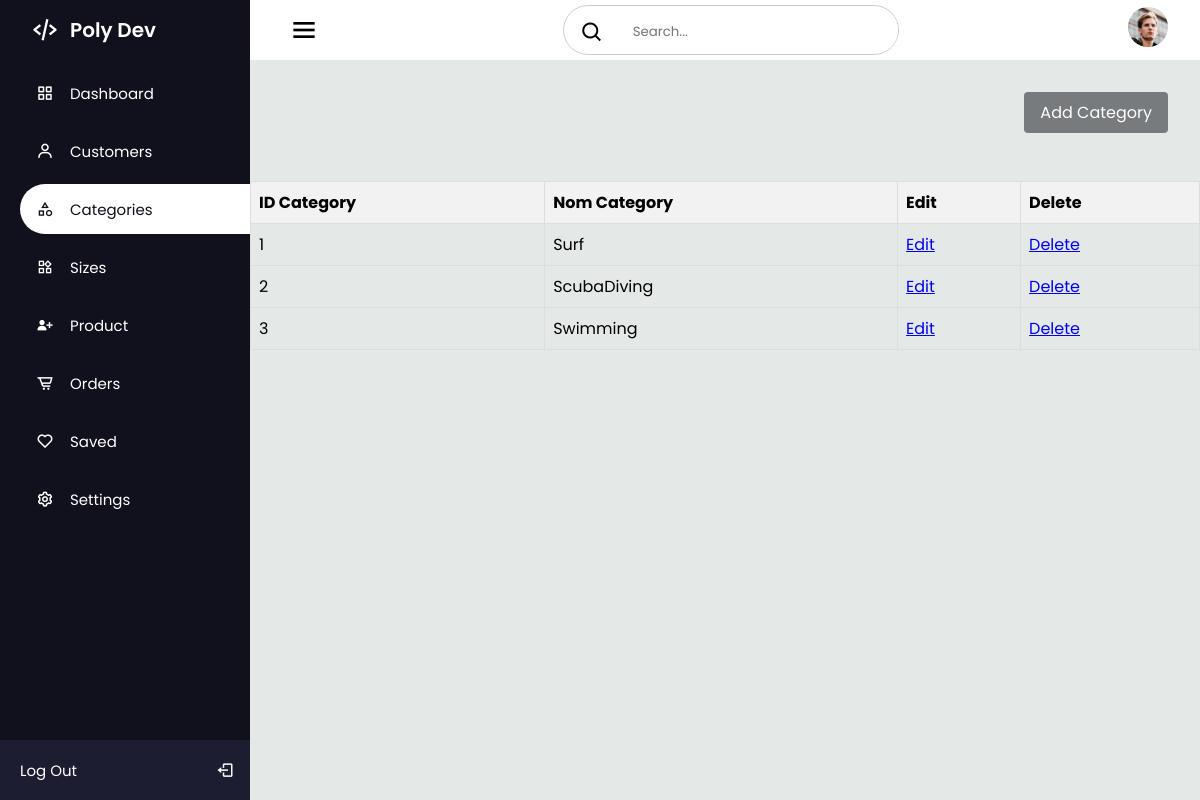
Page /Admin_dashboard/codeadmin/categories.php (signed in) on the committed database.
### tables this page shows
CREATE TABLE IF NOT EXISTS `category` (
  `id_cat` int NOT NULL AUTO_INCREMENT,
  `nom_cat` varchar(30) NOT NULL,
  PRIMARY KEY (`id_cat`)
);

### Admin_dashboard/codeadmin/categories.php (the view, shortened to what this page needs)
<?php include'../../config/config.php';
?>
<!DOCTYPE html>
<html lang="en">
<head>
  <link rel="stylesheet" href="main.css">
  <link href='https://unpkg.com/boxicons@2.1.1/css/boxicons.min.css' rel='stylesheet'>
</head>
<body>
  <div class="sidebar">
    <div class="logo_details">
      <i class='bx bx-code-alt'></i>
      <div class="logo_name">
        Poly Dev
      </div>
    </div>
    <ul>
      <li>
        <a href="index.php" >
          <i class='bx bx-grid-alt'></i>
          <span class="links_name">
            Dashboard
          </span>
        </a>
      </li>
      <li>
        <a href="customers.php" >
          <i class='bx bx-user'></i>
          <span class="links_name">
            Customers
          </span>
        </a>
      </li>
      <li>
        <a href="categories.php" class="active">
          <i  class="material-symbols-outlined"> category</i>
          <span class="links_name">
            Categories
          </span>
        </a>
      </li>
      <li>
        <a href="sizes.php">
          <i  class="material-symbols-outlined"> widgets  </i>
          <span class="links_name">
            Sizes
          </span>
        </a>
      </li>
      <li>
        <a href="product.php">
          <i class='bx bxs-user-plus'></i>
          <span class="links_name">
            Product
          </span>
        </a>
      </li>
      <li>
        <a href="#">
          <i class='bx bx-cart-alt'></i>
          <span class="links_name">
            Orders
          </span>
        </a>
      </li>
      <li>
        <a href="#">
          <i class='bx bx-heart'></i>
          <span class="links_name">
            Saved
          </span>
        </a>
      </li>
      <li>
        <a href="#">
          <i class='bx bx-cog'></i>
          <span class="links_name">
            Settings
          </span>
        </a>
      </li>
      <li class="login">
    <a href="../../index.php">
      <span class="links_name login_out" onclick="event.preventDefault(); window.location.href='../../index.php';">
        Log Out
      </span>
      <i class='bx bx-log-out' id="log_out"></i>
    </a>
  </li>
</ul>
  </div>
  <section class="home_section">
    <div class="topbar">
      <div class="toggle">
        <i class='bx bx-menu' id="btn"></i>
      </div>
      <div class="search_wrapper">
        <label>
          <span>
            <i class='bx bx-search'></i>
          </span>
          <input type="search" placeholder="Search...">
        </label>
      </div>
      <div class="user_wrapper">
      <img src="../img/user.jpg" alt="">
      </div>
    </div>
    <div class="container-buttons">
         <button type="button" class="addcat-button">Add Category</button>
    </div>
    <div class="table_div">
      <table id="categories">
      <?php
$query = "SELECT * FROM category LIMIT 5";
echo '<table border="0" cellspacing="2" cellpadding="2">
      <tr>
          <th> <font face="Arial">ID Category</font> </th>
          <th> <font face="Arial">Nom Category</font> </th>
          <th> <font face="Arial">Edit</font> </th>
          <th> <font face="Arial">Delete</font> </th>
      </tr>';
if ($result = $conn->query($query)) {
  while ($row = $result->fetch_assoc()) {
      $field1name = $row["id_cat"];
      $field2name = $row["nom_cat"];
      echo '<tr>
        <td>'.$field1name.'</td>
        <td>'.$field2name.'</td>
        <td><a href="#"> Edit</a></td>
        <td> <a href="deletecat.php?id='.$field1name.'">Delete</a> </td>
      </tr>';
  }
}
?>
</table>
</div>
  </section>
</body>
</html>

### Admin_dashboard/codeadmin/main.css (style rules this page uses)
:root { --dark-blue: #11101D; --white-blue: #1D1D31; --white: #fff; --gray: #8390a2; }
* { margin: 0; padding: 0; box-sizing: border-box; font-family: 'Poppins', sans-serif; }
.sidebar { position: fixed; left: 0; top: 0; width: 250px; height: 100%; padding-left: 20px; background: var(--dark-blue); transition: all 0.5s ease; z-index: 99; }
.sidebar .logo_details { position: relative; height: 60px; display: flex; align-items: center; }
.sidebar li { position: relative; margin: 8px 0; list-style: none; }
.sidebar i { position: relative; height: 60px; min-width: 50px; font-size: 28px; line-height: 60px; text-align: center; color: var(--white); }
.sidebar .logo_details .logo_name { font-size: 20px; font-weight: 600; color: var(--white); transition: all 0.5s ease; }
.sidebar ul li a i { position: relative; height: 50px; font-size: 18px; line-height: 50px; }
.sidebar ul li a { width: 100%; height: 100%; display: flex; align-items: center; text-decoration: none; border-radius: 30px 0px 0px 30px; transition: all 0.5s ease; }
.sidebar ul li a .links_name { font-size: 15px; font-weight: 400; color: var(--white); transition: 0.4s; }
.sidebar li.login { position: fixed; width: 250px; height: 60px; left: 0; bottom: -8px; padding: 20px 20px; background: var(--white-blue); transition: all 0.5s ease; }
.sidebar .login #log_out { position: absolute; height: 60px; right: 0; top: 50%; transform: translateY(-50%); line-height: 60px; transition: all 0.5s ease; }
.sidebar li a.active { background: var(--white); }
.sidebar li a.active .links_name, .sidebar li a.active i { color: var(--dark-blue); }
.home_section { position: relative; width: calc(100% - 250px); min-height: 100vh; left: 250px; top: 0; background: #E4E9E7; transition: all 0.5s ease; }
.home_section .topbar { position: relative; width: 100%; height: 60px; display: flex; justify-content: space-between; align-items: center; padding: 1rem 1.5rem; background: var(--white); }
.home_section .topbar .toggle { position: relative; width: 60px; height: 60px; display: flex; justify-content: center; align-items: center; font-size: 2em; cursor: pointer; }
.home_section .topbar .search_wrapper { position: relative; height: 50px; display: flex; align-items: center; border: 1px solid #ccc; border-radius: 30px; overflow-x: hidden; }
.home_section .topbar .search_wrapper input { position: relative; height: 100%; padding: 0.5rem; border: none; outline: none; }
.home_section .topbar .search_wrapper span { display: inline-block; padding: 0rem 1rem; transform: translateY(20%); font-size: 1.5rem; }
.home_section .user_wrapper img { width: 40px; height: 40px; margin-right: 0.5rem; border-radius: 50%; }

### Admin_dashboard/codeadmin/categories.php (style rules this page uses)
table { width: 100%; padding-right: 20px; border-collapse: collapse; }
th, td { border: 1px solid #dddddd; text-align: left; padding: 8px; }
th { background-color: #f2f2f2; }
.table_div { padding-top: 3rem; }
.container-buttons { width: 100%; display: flex; padding-top:2rem; padding-right: 2rem; justify-content: right; }
.addcat-button { background-color: #777b7e; color: white; font-size: 1rem; padding: 0.5em 1em; border-radius: 0.25em; border:none; transition: background-color 0.3s ease-in-out; transition: all 0.3s ease-in-out; transform: scale(1); }

### rows in the picture
category: id_cat "1", nom_cat "Surf"
category: id_cat "2", nom_cat "ScubaDiving"
category: id_cat "3", nom_cat "Swimming"
